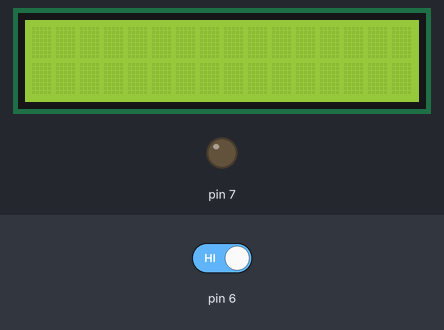
Simulated run of this sketch. Board: Arduino Uno, built with avr-gcc and run on an emulated ATmega328P. On the bench: 16×2 character LCD, output pins drawn as LEDs (lit = HIGH). The inputs (shaded band) are chosen by the test bench; at power-on: pin 6 HIGH. What the sketch prints to the serial monitor is not drawn.

Above: at 1.2 s.
1.3 s: pin 6 driven LOW
At 2.0 s:
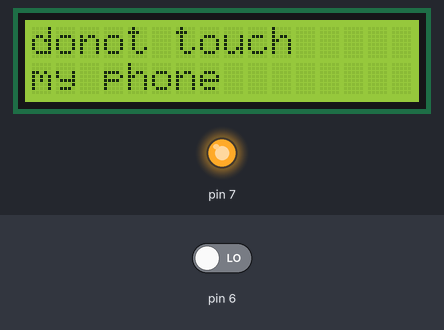
4.3 s: pin 6 driven HIGH
At 6.2 s:
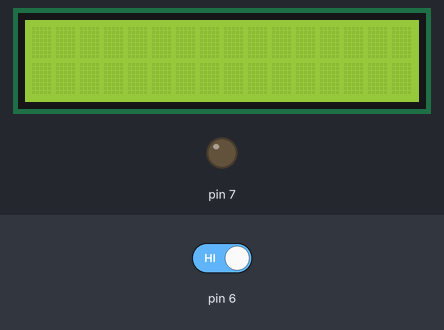
Timing chart, 0 to 7.7 s (numbered marks = the images above; inputs shaded):
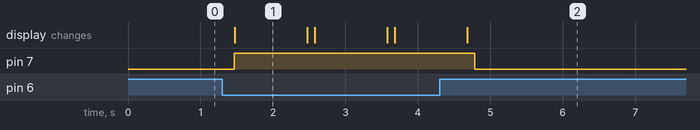

The sketch:

arduino1.ino
```cpp
#include <LiquidCrystal.h>
const int rs = 12, en = 11, d4 = 5, d5 = 4, d6 = 3, d7 = 2;
LiquidCrystal lcd(rs, en, d4, d5, d6, d7);

void setup() {
  lcd.begin(16, 2);
  Serial.begin(9600);
  pinMode(6,INPUT);
  pinMode(7,OUTPUT);


}

void loop() {
 int a=digitalRead(6);
 Serial.println(a);
  delay(100);
  if(a==0) {

    digitalWrite(7,HIGH);

    lcd.print("donot touch ");
    lcd.setCursor(0,2);
    lcd.print("my phone");

    delay(1000);
    lcd.clear();

  }
  else{
  Serial.print('not found');
  digitalWrite(7,LOW);
   }

}
```

Measured:
- after the input at 1.3 s, pin 7: LOW → HIGH after 0.17 s; the display: changes after 0.17 s (image 1)
- after the input at 4.3 s, pin 7: HIGH → LOW after 0.48 s
- what the display in image 1 shows lasts 1.0 s, from 1.5 s to 2.5 s
